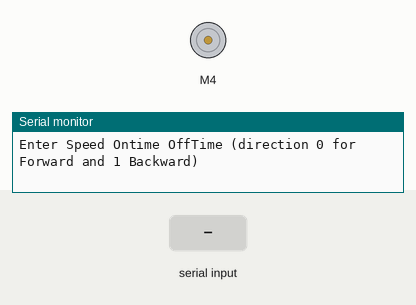
The sketch below on a simulated Arduino Uno, built with avr-gcc and run on an emulated ATmega328P. Parts: DC motor (green arrow = forward, orange = backward, longer = faster), the last lines printed to the serial monitor. The inputs (shaded band) are chosen by the test bench.

Above: at 1.2 s.
1.3 s: "90,45,200,10\n" received over Serial
At 1.5 s:
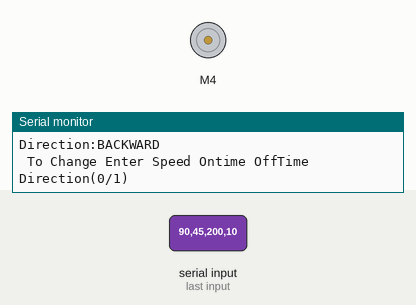
4.3 s: "30,150,10,200\n" received over Serial
At 4.51 s:
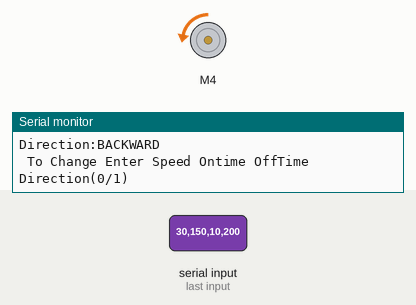
7.3 s: "90,45,200\n" received over Serial
10.3 s: "0\n" received over Serial
At 11.2 s:
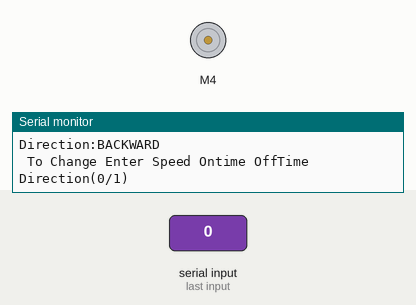
11.8 s: "30,150,10\n" received over Serial
Timing chart, 0 to 14.8 s (numbered marks = the images above; inputs shaded):
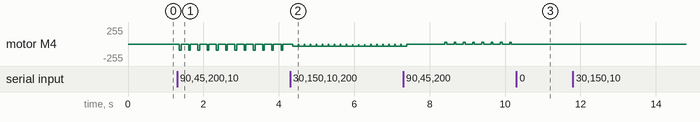

The sketch:

TurnTablemotor_.ino
```cpp
 /* This sketch demonstrates the Serial parseInt() function.
  It looks for an ASCII string of comma-separated values.
  It parses them into ints, and uses those to fade an RGB LED.
*/

#include <AFMotor.h>


AF_DCMotor motor1(4);
//AF_DCMotor motor2(2);  //,MOTOR12_64KHZ);


int  Speed = 254;
int OnTime=5;
int offTime=30;
int Dir =0;

void setup() {
  // put your setup code here, to run once:
  motor1.setSpeed(Speed);
  motor1.run(RELEASE);
  Dir=0;

  // initialize serial communication at 9600 bits per second:
  Serial.begin(9600);
  Serial.println("Enter Speed Ontime OffTime (direction 0 for Forward and 1 Backward) ");
}


void loop() {
  // put your main code here, to run repeatedly:

//motor1.setSpeed(121);
  if (Dir==0)
 motor1.run(FORWARD);
 else
 motor1.run(BACKWARD);

    delay(OnTime);
   // delayMicroseconds(OnTime);

  // Now turn off motor
  motor1.run(RELEASE);
  delay(offTime);
  //delayMicroseconds(offTime);
 //Serial.println("Enter Speed Ontime OffTime ");

// if there's any serial available, read it:
  while (Serial.available() > 0) {

    // look for the next valid integer in the incoming serial stream:
     Speed = Serial.parseInt();
    // do it again:
    OnTime = Serial.parseInt();
    // do it again:
    offTime = Serial.parseInt();
  // do it again:
    Dir = Serial.parseInt();

    // look for the newline. That's the end of your sentence:
    if (Serial.read() == '\n') {
      // constrain the values to 0 - 255 and invert
      // if you're using a common-cathode LED, just use "constrain(color, 0, 255);"

      motor1.setSpeed(Speed);

       // print the three numbers
      Serial.print("  Speed:") ;
      Serial.println(Speed) ;
      Serial.print(" OnTime:");
       Serial.println(OnTime);
      Serial.print("OffTime:");
       Serial.println(offTime);
      Serial.print("Direction:");
        if (Dir==0 )
          Serial.println("FORWARD");
       else
          Serial.println("BACKWARD");
      Serial.println(" To Change Enter Speed Ontime OffTime Direction(0/1) ");
    }


 }


}
```

Measured:
- after the input at 1.3 s, motor M4: alternates backward 90/255 for 0.05 s and stopped for 0.20 s, starting after 0.06 s
- after the input at 4.3 s, motor M4: alternates backward 30/255 for 0.15 s and stopped for 0.01 s, starting after 0.06 s
- after the input at 10.3 s, motor M4: stops changing and stays stopped
- after the input at 11.8 s, every drawn part: stays the same
